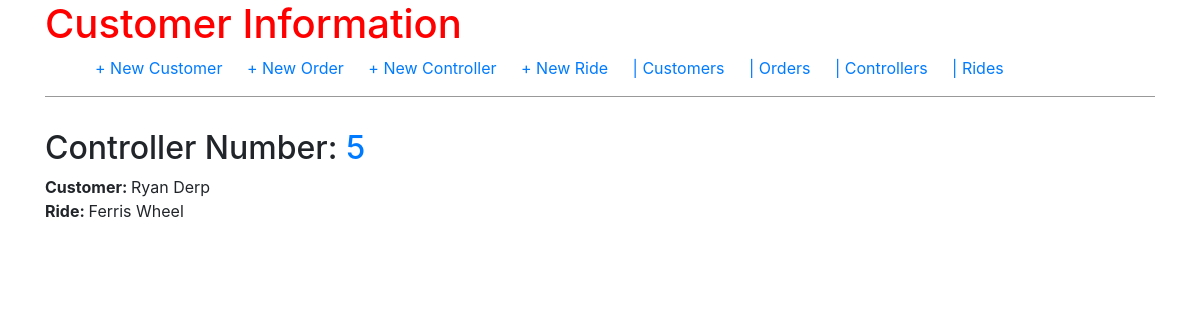
/controller/, run on an earlier commit of the app's database.
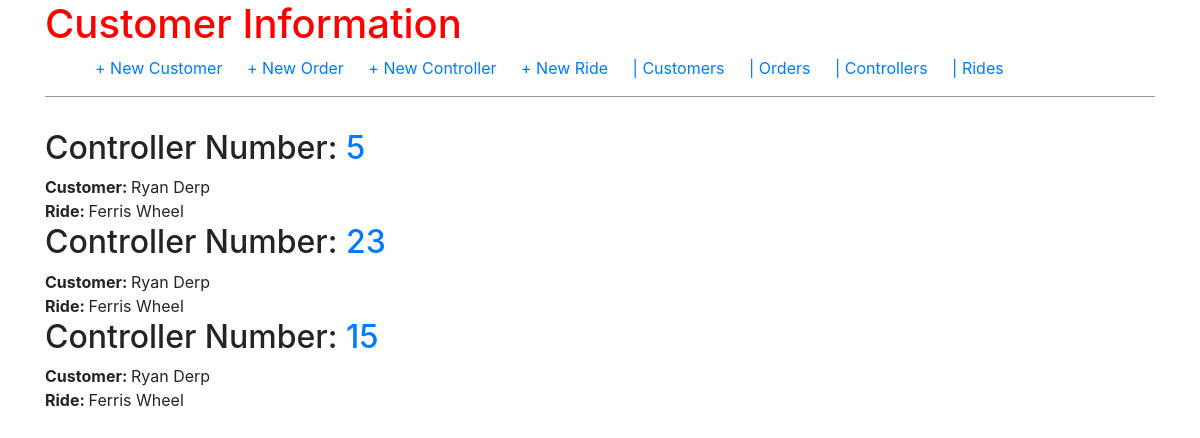
And on a later commit of the database.
### orders/models.py (models this page shows, shortened)
class Controller(models.Model):
    controller_number = models.IntegerField(unique=True)
    order = models.ForeignKey(Order, on_delete=models.CASCADE, related_name='controller')
    T8000 = models.IntegerField(null=True, blank=True)
    T4000 = models.IntegerField(null=True, blank=True)
    T1000 = models.IntegerField(null=True, blank=True)
    T1000s = models.IntegerField(null=True,blank=True)
    F16V3 = models.IntegerField(null=True, blank=True)
    F4V3 = models.IntegerField(null=True, blank=True)
    F2_Raspberry_Pi = models.IntegerField(null=True, blank=True)
    Raspberry_Pi = models.IntegerField(null=True, blank=True)
    Two_Forty_24_Volt = models.IntegerField(null=True, blank=True)
    Three_Twenty_24_Volt = models.IntegerField(null=True, blank=True)
    TP_Link = models.IntegerField(null=True, blank=True)
    Buck_Converter_24v_to_5v = models.IntegerField(null=True, blank=True)
    Buck_Converter_24v_to_12v = models.IntegerField(null=True, blank=True)
    controller_pictures = models.FileField(upload_to='controller_uploads/%Y/%m/%d', null=True)

class Order(models.Model):
    order_number = models.AutoField(primary_key=True)
    customer_number = models.ForeignKey(Customer, on_delete=models.CASCADE, related_name='orders')
    date_created = models.DateField(auto_now_add=True)
    last_updated = models.DateField(auto_now=True)
    description = models.CharField(max_length=200, null=True, blank=True)
    ride = models.ForeignKey(Ride, on_delete=models.CASCADE, related_name='orders', null=True)

class Customer(models.Model):
    customer_name = models.CharField(max_length=100)
    customer_phone_number = models.CharField(max_length=10)
    customer_email = models.EmailField()
    customer_business_name = models.CharField(max_length=200)
    def __str__(self):
        return self.customer_name

class Ride(models.Model):
    ride_name = models.CharField(max_length=100)
    def __str__(self):
        return self.ride_name

### orders/views.py (the view)
# urls.py: path('controller/', views.ControllerListView.as_view(), name='controller_list')
class ControllerListView(ListView):
    model = Controller
    template_name = 'controller_list.html'

### templates/controller_list.html
{% extends 'base.html' %}
{% block content %}
{% for controller in object_list %}
<h2>Controller Number: <a href="{% url 'controller_detail' controller.pk %}">{{ controller.controller_number }}</a></h2>
    <strong>Customer: </strong>{{ controller.order.customer_number }} <br>
    <strong>Ride: </strong>{{ controller.order.ride }}
{% endfor %}
{% endblock content %}

### templates/base.html (shortened to what this page needs)
{% load static %}
<html>
<head>
    <link rel="stylesheet" href="{% static 'css/base.css' %}">
    <link rel="stylesheet" href="https://stackpath.bootstrapcdn.com/bootstrap/4.1.3/css/bootstrap.min.css">
</head>
<body>
    <div class="container">
        <header>
            <div class="nav-left">
                <h1><a href="{% url 'home' %}">Customer Information</a>
            </div>
            <div class="nav-right"><ul>
                <a href="{% url 'customer_new' %}" class="nav-right-links"> + New Customer </a>
                <a href="{% url 'order_new' %}" class="nav-right-links"> + New Order </a>
                <a href="{% url 'controller_new' %}" class="nav-right-links"> + New Controller </a>
                <a href="{% url 'ride_new' %}" class="nav-right-links"> + New Ride</a>
                <a href="{% url 'home' %}" class="nav-right-links"> | Customers</a>
                <a href="{% url 'order_list' %}" class="nav-right-links"> | Orders</a>
                <a href="{% url 'controller_list' %}" class="nav-right-links"> | Controllers</a>
                <a href="{% url 'ride_list' %}" class="nav-right-links"> | Rides</a>
            </ul>
            </div>
        </header>
        {% block content %}
        {% endblock content %}
    </div>
</body>
</html>

### static/css/base.css (style rules this page uses)
body { font-family: 'Source Sans Pro', sans-serif; font-size: 18px; }
header { border-bottom: 1px solid #999; margin-bottom: 2rem; display: flex; }
header h1 a { color: red; text-decoration: none; }
.nav-right-links { margin-left: 10px; margin-right: 10px; }

What changed in the data, as far as the page shows it:
added Controller: controller_number "23", order.customer_number "Ryan Derp", order.ride "Ferris Wheel"
added Controller: controller_number "15", order.customer_number "Ryan Derp", order.ride "Ferris Wheel"
